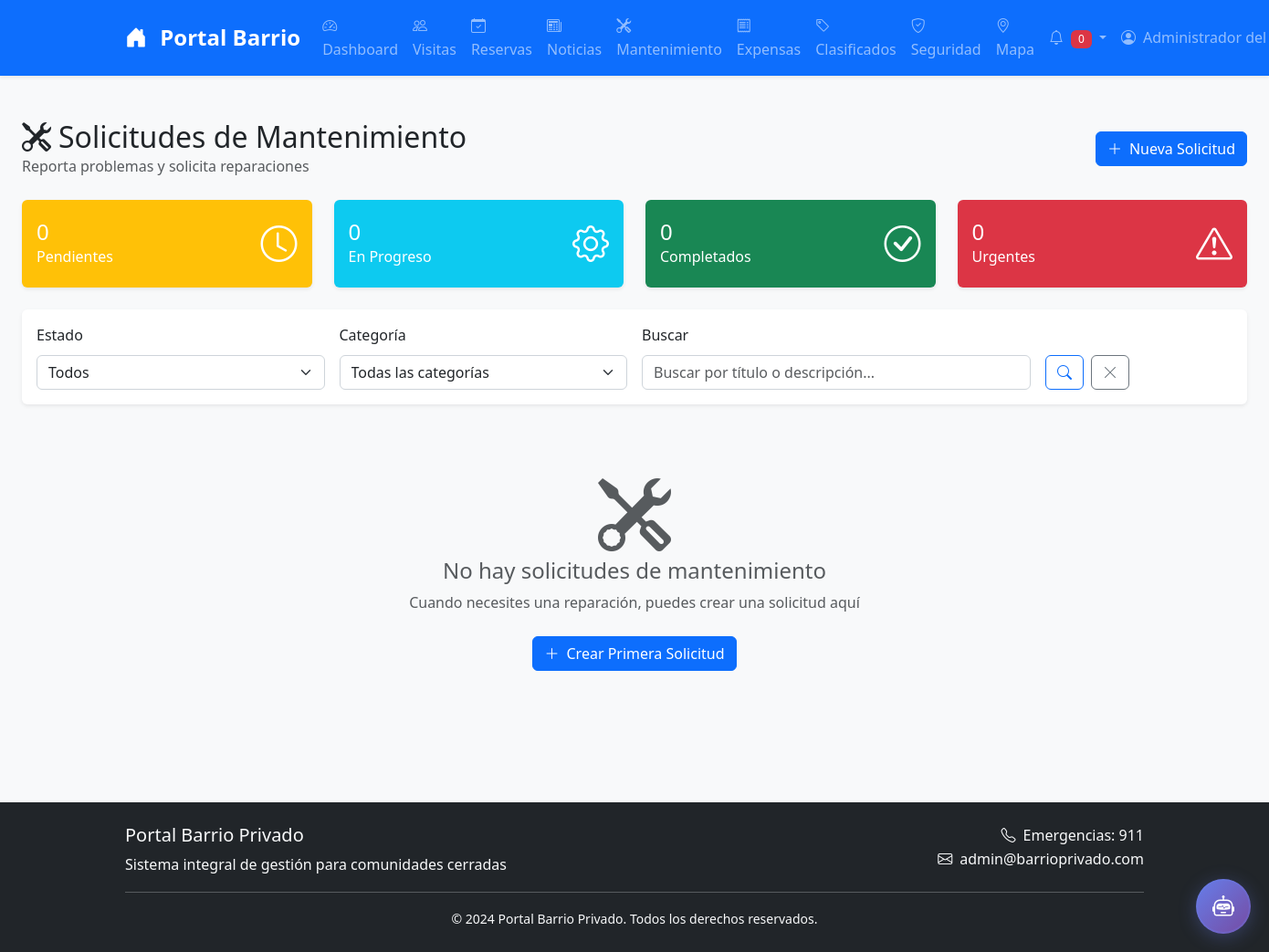
/maintenance/ (signed in), run on an earlier commit of the app's database.
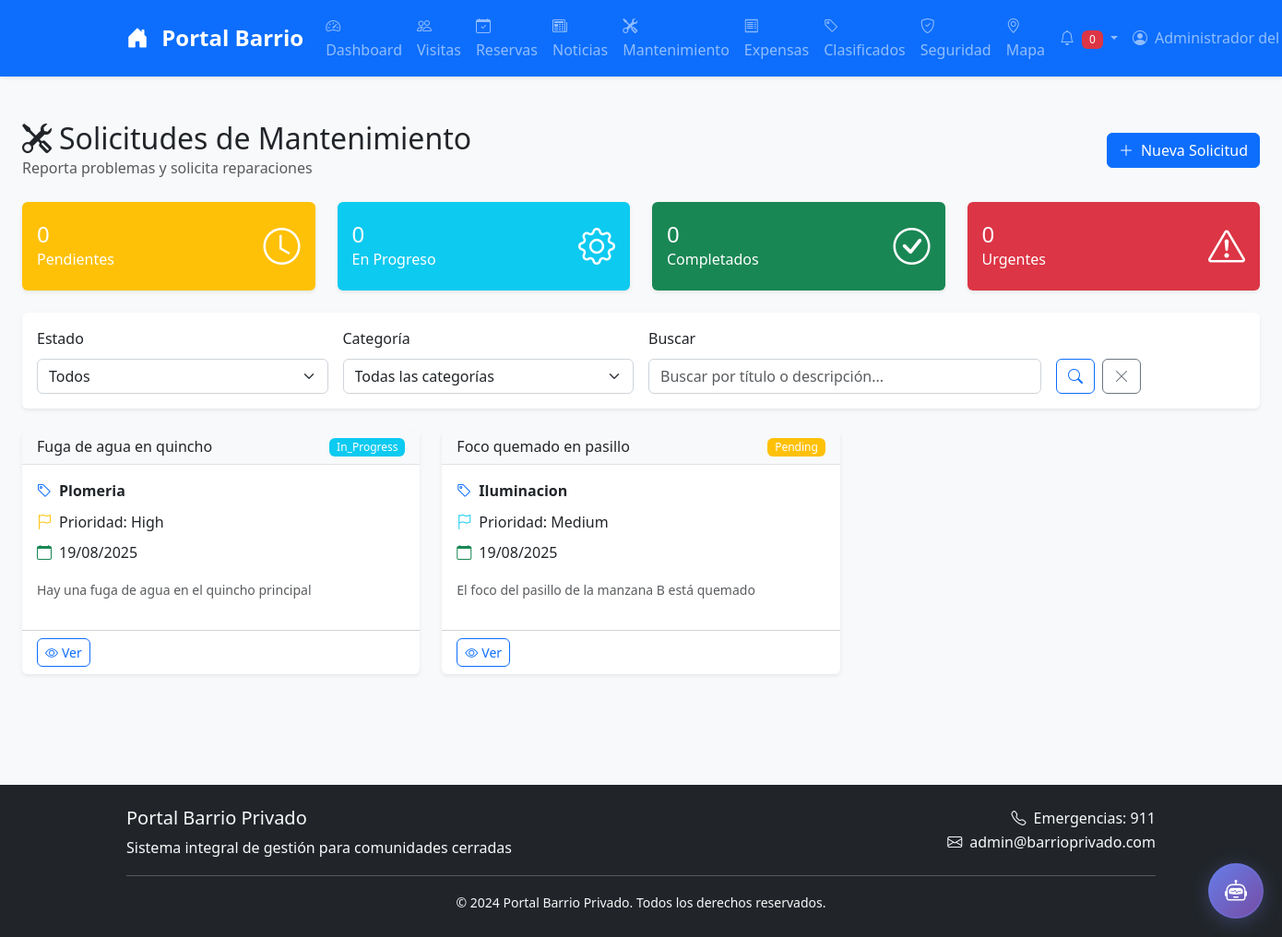
And on a later commit of the database.
### models.py (models this page shows, shortened)
class Maintenance(db.Model):
    __tablename__ = 'maintenance'
    id = db.Column(db.Integer, primary_key=True)
    user_id = db.Column(db.Integer, db.ForeignKey('users.id'), nullable=False)
    title = db.Column(db.String(200), nullable=False)
    category = db.Column(db.String(50))
    description = db.Column(db.Text, nullable=False)
    location = db.Column(db.String(200))
    priority = db.Column(db.String(20), default='medium')  # low, medium, high, urgent
    status = db.Column(db.String(20), default='pending')  # pending, in_progress, completed, cancelled
    photo_paths = db.Column(db.Text)  # JSON array de rutas de fotos
    contact_phone = db.Column(db.String(20))
    preferred_time = db.Column(db.String(100))
    urgent_access = db.Column(db.Boolean, default=False)
    assigned_to = db.Column(db.Integer, db.ForeignKey('users.id'))
    assigned_at = db.Column(db.DateTime)
    completed_at = db.Column(db.DateTime)
    admin_notes = db.Column(db.Text)
    ai_classification = db.Column(db.Text)  # JSON con clasificación IA completa
    ai_suggestions = db.Column(db.Text)     # JSON con sugerencias de IA
    assigned_area = db.Column(db.String(100))  # Área responsable detectada por IA
    expected_response_time = db.Column(db.String(50))  # Tiempo esperado de respuesta
    ai_confidence = db.Column(db.Float)     # Nivel de confianza de la clasificación (0-1)
    manual_override = db.Column(db.Boolean, default=False)  # Si admin modificó clasificación IA
    created_at = db.Column(db.DateTime, default=datetime.utcnow)
    updated_at = db.Column(db.DateTime, default=datetime.utcnow, onupdate=datetime.utcnow)
    assignee = db.relationship('User', foreign_keys=[assigned_to])

### routes/maintenance.py (the view)
@bp.route('/')
@login_required
def index():
    page = request.args.get('page', 1, type=int)
    status = request.args.get('status', '')
    if current_user.role == 'admin':
        query = Maintenance.query
    elif current_user.role == 'maintenance':
        query = Maintenance.query.filter(
            (Maintenance.assigned_to == current_user.id) |
            (Maintenance.assigned_to.is_(None))
        )
    else:
        query = Maintenance.query.filter_by(user_id=current_user.id)
    if status:
        query = query.filter_by(status=status)
    maintenance = query.order_by(Maintenance.created_at.desc()).paginate(
        page=page, per_page=20, error_out=False)
    from flask import current_app
    statuses = current_app.config['MAINTENANCE_STATUSES']
    return render_template('maintenance/index.html', maintenance=maintenance, statuses=statuses, current_status=status)

### performance_integration.py (called while the page is built)
    def setup_middleware(self):
        @self.app.before_request
        def before_request():
            request.start_time = datetime.now()
            logger.info(f"📥 {request.method} {request.path} - {request.remote_addr}")
        @self.app.after_request
        def after_request(response):
            if hasattr(request, 'start_time'):
                duration = (datetime.now() - request.start_time).total_seconds()
                response.headers['X-Response-Time'] = str(duration)
                if duration > 1.0:  # Más de 1 segundo
                    logger.warning(f"⚠️ Request lento: {request.path} ({duration:.2f}s)")
                else:
                    logger.info(f"📤 {request.method} {request.path} - {response.status_code} ({duration:.3f}s)")
            return response

### security.py (called while the page is built)
    def before_request(self):
        logger.info(f"{request.method} {request.path} - {request.remote_addr}")
        if request.path.startswith('/api/'):
            self.check_rate_limit()

### templates/maintenance/index.html (shortened to what the changed rows need)
{% extends "base.html" %}
{% block content %}
<div class="container-fluid py-4">
    <div class="d-flex justify-content-between align-items-center mb-4">
        <div>
            <h2 class="mb-0">
                <i class="bi bi-tools me-2"></i>Solicitudes de Mantenimiento
            </h2>
        </div>
    </div>
    {% if maintenance.items %}
        <div class="row">
            {% for request in maintenance.items %}
            <div class="col-lg-6 col-xl-4 mb-4">
                <div class="card h-100">
                    <div class="card-header d-flex justify-content-between align-items-center">
                        <h6 class="mb-0">{{ request.title }}</h6>
                        <span class="badge bg-{% if request.status == 'completed' %}success{% elif request.status == 'in_progress' %}info{% elif request.status == 'pending' %}warning{% else %}secondary{% endif %}">
                            {{ request.status.title() }}
                        </span>
                    </div>
                    <div class="card-body">
                        <div class="mb-3">
                            <div class="d-flex align-items-center mb-2">
                                <i class="bi bi-tag me-2 text-primary"></i>
                                <strong>{{ request.category.title() }}</strong>
                            </div>
                            <div class="d-flex align-items-center mb-2">
                                <i class="bi bi-flag me-2 text-{% if request.priority == 'urgent' %}danger{% elif request.priority == 'high' %}warning{% elif request.priority == 'medium' %}info{% else %}secondary{% endif %}"></i>
                                Prioridad: {{ request.priority.title() }}
                            </div>
                            <div class="d-flex align-items-center mb-2">
                                <i class="bi bi-calendar me-2 text-success"></i>
                                {{ request.created_at.strftime('%d/%m/%Y') }}
                            </div>
                        </div>
                        <p class="text-muted small mb-3">{{ request.description[:100] }}{% if request.description|length > 100 %}...{% endif %}</p>
                    </div>
                    <div class="card-footer bg-transparent">
                        <div class="d-flex justify-content-between">
                            <a href="{{ url_for('maintenance.show', maintenance_id=request.id) }}"
                               class="btn btn-sm btn-outline-primary">
                                <i class="bi bi-eye me-1"></i>Ver
                            </a>
                        </div>
                    </div>
                </div>
            </div>
            {% endfor %}
        </div>
    {% else %}
        <div class="text-center py-5">
            <i class="bi bi-tools display-1 text-muted mb-3"></i>
            <h4 class="text-muted">No hay solicitudes de mantenimiento</h4>
            <p class="text-muted mb-4">Cuando necesites una reparación, puedes crear una solicitud aquí</p>
            <a href="{{ url_for('maintenance.new') }}" class="btn btn-primary">
                <i class="bi bi-plus-lg me-2"></i>Crear Primera Solicitud
            </a>
        </div>
    {% endif %}
</div>
{% endblock %}

What changed in the data, as far as the page shows it:
added Maintenance: title "Fuga de agua en quincho", status "In_Progress", category "Plomeria", priority "High", created_at "19/08/2025", description "Hay una fuga de agua en el quincho principal"
added Maintenance: title "Foco quemado en pasillo", status "Pending", category "Iluminacion", priority "Medium", created_at "19/08/2025", description "El foco del pasillo de la manzana B está quemado"
Also different on the page:
text no longer shown: "No hay solicitudes de mantenimiento Cuando necesites una reparación, puedes crear una solicitud aquí Crear Primera Solicitud"
